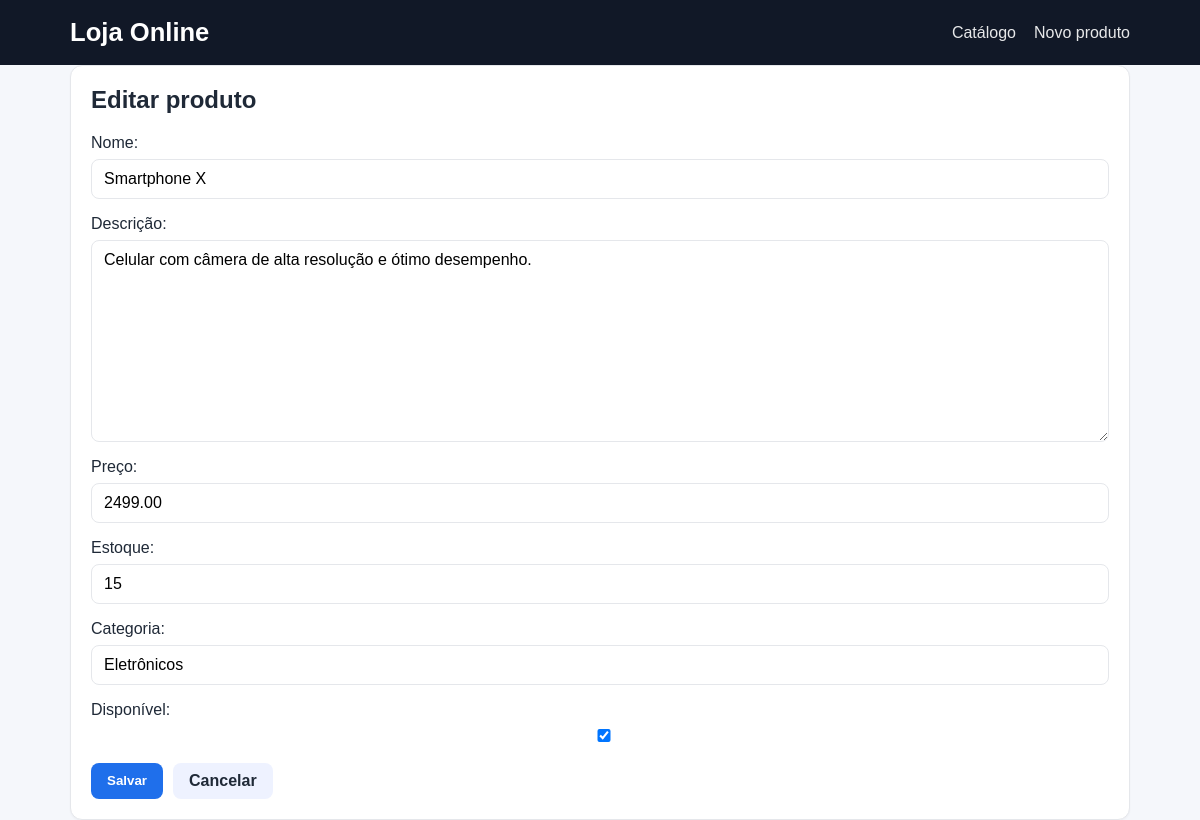
Screenshot of /produtos/2/editar/ with the database file from the repository.
### catalogo/models.py (models this page shows, shortened)
class Produto(models.Model):
    nome = models.CharField(max_length=150, verbose_name='Nome')
    descricao = models.TextField(blank=True, verbose_name='Descrição')
    preco = models.DecimalField(max_digits=10, decimal_places=2, verbose_name='Preço')
    estoque = models.PositiveIntegerField(default=0, verbose_name='Estoque')
    categoria = models.CharField(max_length=80, default='Geral', verbose_name='Categoria')
    disponivel = models.BooleanField(default=True, verbose_name='Disponível')
    criado_em = models.DateTimeField(auto_now_add=True, verbose_name='Criado em')
    atualizado_em = models.DateTimeField(auto_now=True, verbose_name='Atualizado em')
    class Meta:
        ordering = ['nome']
        verbose_name = 'Produto'
        verbose_name_plural = 'Produtos'

### catalogo/views.py (the view)
# urls.py: path('produtos/<int:pk>/editar/', ProdutoUpdateView.as_view(), name='produto_update'),
class ProdutoUpdateView(UpdateView):
    model = Produto
    template_name = 'catalogo/produto_form.html'
    fields = ['nome', 'descricao', 'preco', 'estoque', 'categoria', 'disponivel']
    success_url = reverse_lazy('produto_list')

### catalogo/templates/catalogo/produto_form.html (shortened to what this page needs)
{% extends 'catalogo/base.html' %}
{% block content %}
<div class="form-card">
    <h2>{% if form.instance.pk %}Editar produto{% else %}Novo produto{% endif %}</h2>
    <form method="post">
        {{ form.as_p }}
        <div class="card-actions">
            <button class="button primary" type="submit">Salvar</button>
            <a class="button secondary" href="{% url 'produto_list' %}">Cancelar</a>
        </div>
    </form>
</div>
{% endblock %}

### static/catalogo/styles.css (style rules this page uses)
:root { --bg: #f5f7fb; --panel: #ffffff; --primary: #1f6feb; --primary-dark: #1247a6; --danger: #d32f2f; --text: #1f2937; --muted: #6b7280; --border: #e5e7eb; --success: #198754; --warning: #b7791f; }
* { box-sizing: border-box; }
body { margin: 0; font-family: Arial, sans-serif; background: var(--bg); color: var(--text); }
.product-card, .detail-card, .form-card { background: var(--panel); border: 1px solid var(--border); border-radius: 12px; padding: 20px; box-shadow: 0 1px 2px rgba(17, 24, 39, 0.04); }
.card-actions { display: flex; flex-wrap: wrap; gap: 10px; margin-top: 18px; }
.button, .card-actions a, button { display: inline-flex; align-items: center; justify-content: center; padding: 9px 16px; border-radius: 8px; text-decoration: none; border: none; cursor: pointer; font-weight: 600; }
.button.primary, .card-actions a { background: var(--primary); color: white; }
.button.secondary, .card-actions a:nth-child(3) { background: #eef2ff; color: #1f2937; }
.detail-card h2, .form-card h2 { margin-top: 0; }
form p { display: flex; flex-direction: column; gap: 7px; margin-bottom: 16px; }
form input, form textarea, form select { width: 100%; border: 1px solid var(--border); border-radius: 8px; padding: 10px 12px; font: inherit; }
form textarea { min-height: 110px; resize: vertical; }

### rows the page displays
Produto: nome "Smartphone X", descricao "Celular com câmera de alta resolução e ótimo desempenho.", preco "2499.00", estoque "15", categoria "Eletrônicos", disponivel "☑"
